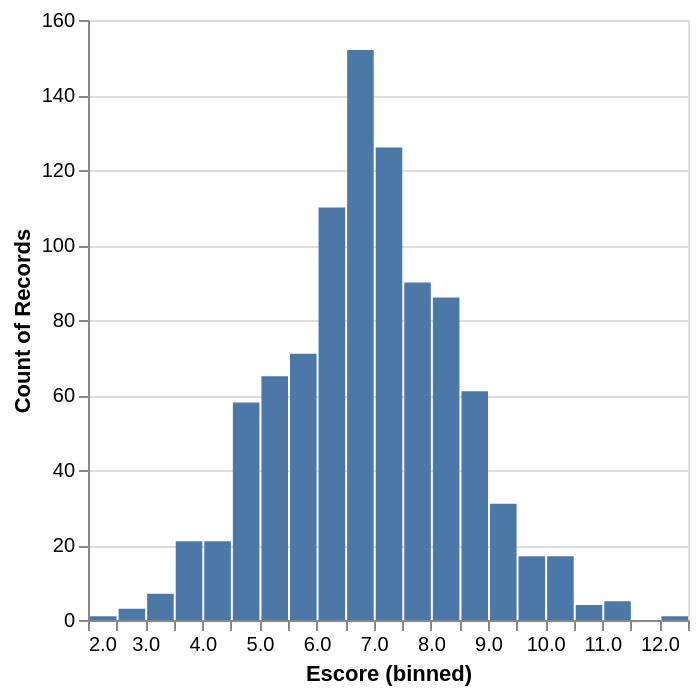

Notebook code cell kept with this figure:
### Code cell
alt.Chart(teste_iowa).mark_bar().encode(
    alt.X("Escore:Q", bin=alt.Bin(step=0.5)),
    y='count()',
)

### Figure 1 — Vega-Lite specification as saved in the notebook (floating-point values rounded to 4 significant figures; data arrays with more than 128 entries replaced by an {"elided": "..."} marker saying what was removed)
{"config": {"view": {"continuousWidth": 300, "continuousHeight": 300}}, "data": {"name": "data-51cc650be739f3ee12f6d0b3f91de051"}, "mark": {"type": "bar"}, "encoding": {"x": {"bin": {"step": 0.5}, "field": "Escore", "type": "quantitative"}, "y": {"aggregate": "count", "type": "quantitative"}}, "$schema": "https://vega.github.io/schema/vega-lite/v5.20.1.json", "datasets": {"data-51cc650be739f3ee12f6d0b3f91de051": {"elided": "947 records"}}}
